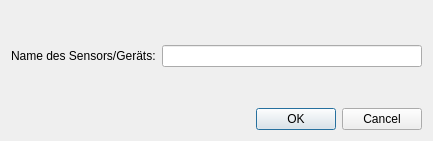
<?xml version="1.0" encoding="UTF-8"?>
<ui version="4.0">
 <class>Dialog</class>
 <widget class="QDialog" name="Dialog">
  <property name="geometry">
   <rect>
    <x>0</x>
    <y>0</y>
    <width>433</width>
    <height>141</height>
   </rect>
  </property>
  <property name="windowTitle">
   <string>Neue Bad-Pixel-Map erstellen</string>
  </property>
  <layout class="QVBoxLayout" name="verticalLayout">
   <item>
    <spacer name="verticalSpacer_3">
     <property name="orientation">
      <enum>Qt::Vertical</enum>
     </property>
     <property name="sizeHint" stdset="0">
      <size>
       <width>20</width>
       <height>40</height>
      </size>
     </property>
    </spacer>
   </item>
   <item>
    <layout class="QHBoxLayout" name="horizontalLayout_2">
     <item>
      <widget class="QLabel" name="label">
       <property name="text">
        <string>Name des Sensors/Geräts:</string>
       </property>
      </widget>
     </item>
     <item>
      <widget class="QLineEdit" name="lineEditNeueBPM"/>
     </item>
    </layout>
   </item>
   <item>
    <spacer name="verticalSpacer">
     <property name="orientation">
      <enum>Qt::Vertical</enum>
     </property>
     <property name="sizeHint" stdset="0">
      <size>
       <width>20</width>
       <height>40</height>
      </size>
     </property>
    </spacer>
   </item>
   <item>
    <widget class="QDialogButtonBox" name="buttonBox">
     <property name="orientation">
      <enum>Qt::Horizontal</enum>
     </property>
     <property name="standardButtons">
      <set>QDialogButtonBox::Cancel|QDialogButtonBox::Ok</set>
     </property>
    </widget>
   </item>
  </layout>
 </widget>
 <resources/>
 <connections>
  <connection>
   <sender>buttonBox</sender>
   <signal>accepted()</signal>
   <receiver>Dialog</receiver>
   <slot>accept()</slot>
   <hints>
    <hint type="sourcelabel">
     <x>248</x>
     <y>254</y>
    </hint>
    <hint type="destinationlabel">
     <x>157</x>
     <y>274</y>
    </hint>
   </hints>
  </connection>
  <connection>
   <sender>buttonBox</sender>
   <signal>rejected()</signal>
   <receiver>Dialog</receiver>
   <slot>reject()</slot>
   <hints>
    <hint type="sourcelabel">
     <x>316</x>
     <y>260</y>
    </hint>
    <hint type="destinationlabel">
     <x>286</x>
     <y>274</y>
    </hint>
   </hints>
  </connection>
 </connections>
</ui>
